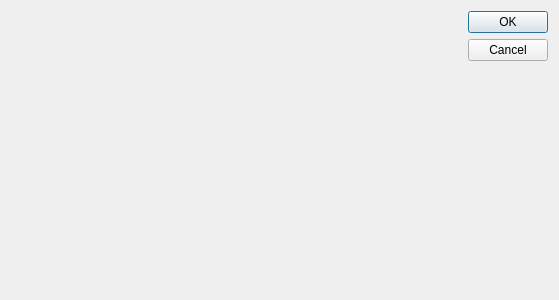
<?xml version="1.0" encoding="UTF-8"?>
<ui version="4.0">
 <class>NCRDParameterDialogUI</class>
 <widget class="QDialog" name="NCRDParameterDialogUI">
  <property name="geometry">
   <rect>
    <x>0</x>
    <y>0</y>
    <width>559</width>
    <height>300</height>
   </rect>
  </property>
  <property name="windowTitle">
   <string>Parameters</string>
  </property>
  <layout class="QHBoxLayout" name="horizontalLayout">
   <item>
    <widget class="QWidget" name="widget" native="true"/>
   </item>
   <item>
    <widget class="QDialogButtonBox" name="buttonBox">
     <property name="orientation">
      <enum>Qt::Vertical</enum>
     </property>
     <property name="standardButtons">
      <set>QDialogButtonBox::Cancel|QDialogButtonBox::Ok</set>
     </property>
    </widget>
   </item>
  </layout>
 </widget>
 <resources/>
 <connections>
  <connection>
   <sender>buttonBox</sender>
   <signal>accepted()</signal>
   <receiver>NCRDParameterDialogUI</receiver>
   <slot>accept()</slot>
   <hints>
    <hint type="sourcelabel">
     <x>248</x>
     <y>254</y>
    </hint>
    <hint type="destinationlabel">
     <x>157</x>
     <y>274</y>
    </hint>
   </hints>
  </connection>
  <connection>
   <sender>buttonBox</sender>
   <signal>rejected()</signal>
   <receiver>NCRDParameterDialogUI</receiver>
   <slot>reject()</slot>
   <hints>
    <hint type="sourcelabel">
     <x>316</x>
     <y>260</y>
    </hint>
    <hint type="destinationlabel">
     <x>286</x>
     <y>274</y>
    </hint>
   </hints>
  </connection>
 </connections>
</ui>
